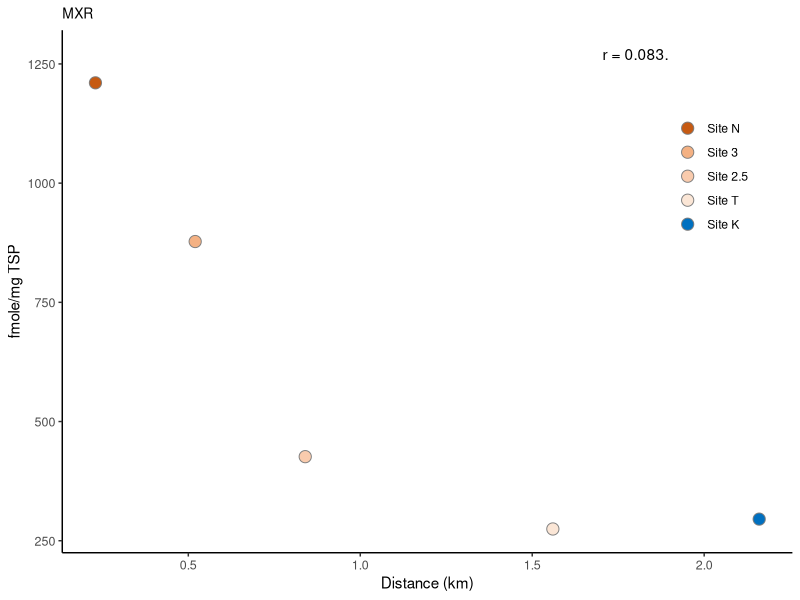
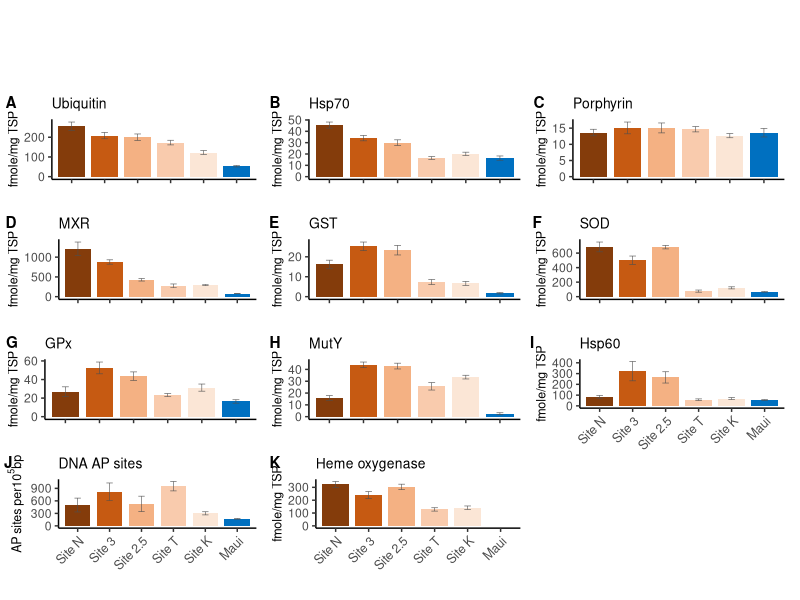
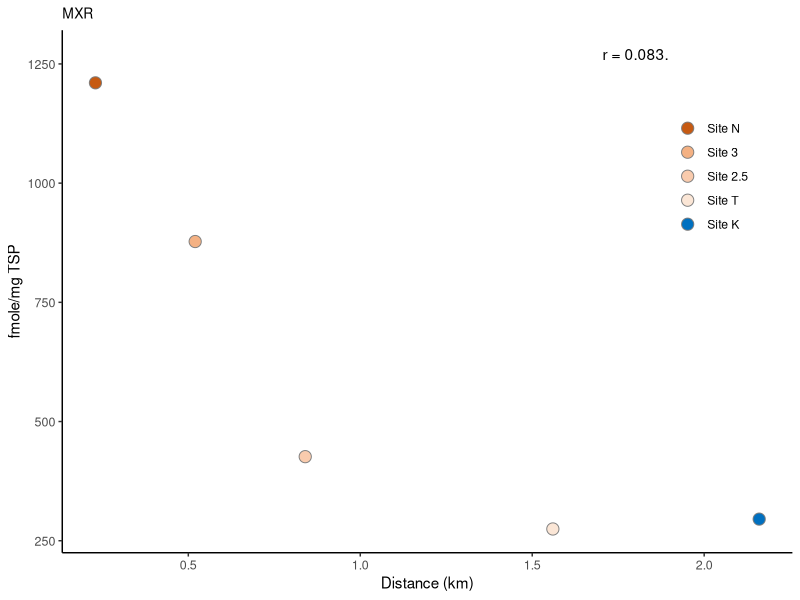
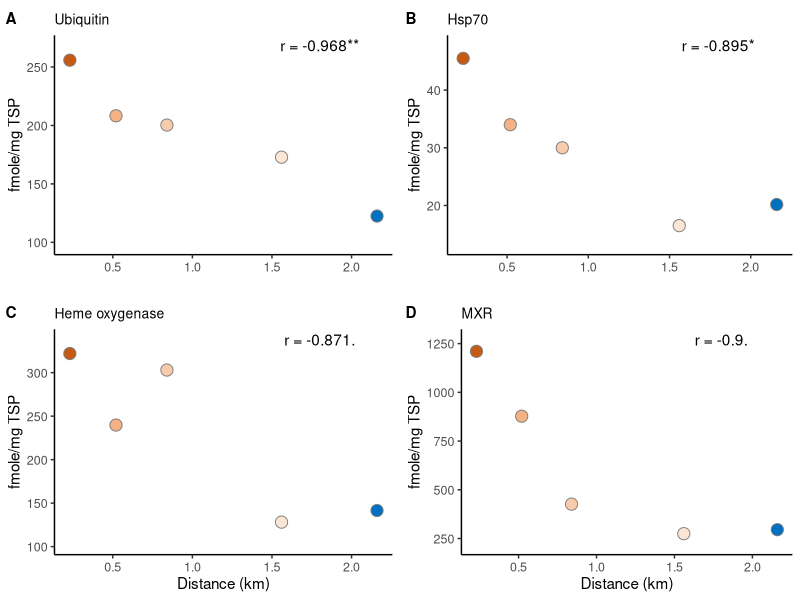

R code for these plots, in order:
library(ggplot2)
library(dplyr)
library(plotrix)
library(cowplot)

#color schemes for site
# N, 3,2.5,K,T, Ref
colors<-c("#843C0B","#C65A12","#F4B183","#F9CBAD","#FBE6D6","#0070C0")

# Biomarker data for Maunalua Bay
biomarkers<-read.csv("Data/biomarkers.csv", fill = T) 

#Biomarker data for Maui
maui<-read.csv("Data/maui_means.csv")

# Create figures for all biomarkers

markers<-colnames(biomarkers)[3:13]
# sort the order by appearance in the manuscript text:
markers<-markers[c(3,4,1,6,7,9,11,8,5,2,10)]

plots<-list()
for (i in 1:11){
    marker<-markers[i]
    df<-biomarkers[,c("Site", marker)]
    colnames(df)[2]<-"amount"
    
    #add maui for now till obtain the data
    df<-rbind(df, c("Maui",0))
    df$amount<-as.numeric(df$amount)
    
    means<-df %>% 
        group_by(Site) %>% # our group
        summarise( # summarise operation by group
            mean = mean(amount, na.rm = T),
            std = sd(amount, na.rm = T),
            SE=std.error(amount, na.rm = T))
    
    #Add maui mean & SE
    if(i!=11) {
        means$mean[1]<-maui$mean[maui$Biomarker==marker]
        means$SE[1]<-maui$SE[maui$Biomarker==marker]
    }
    means$Site<-factor(means$Site, levels=c("SiteN","Site3","Site2","SiteT",'SiteK',"Maui"))
    
    if (i!= 10) unit<-"fmole/mg TSP"
    if (i==10) unit<-expression(paste("AP sites per", 10^5,"bp"))

    if (i==10) marker = "DNA AP sites"
    if (i==11) marker = "Heme oxygenase"
    
    if (i<9){
        plots[[i]]<-ggplot(means, aes(x=Site,y=mean,ymin=mean-SE, ymax=mean+SE, fill=Site))+
            geom_bar(stat = "identity", width=0.8)+
            geom_errorbar(width=.2, color="gray30", linewidth=0.2)+
            xlab("")+ylab(unit)+
            scale_fill_manual(values=colors, guide="none")+
            theme_classic()+
            theme(axis.text.x=element_blank(),axis.title.y = element_text(size=9))+
            ggtitle(marker)+
            theme(plot.title = element_text(size = 10))
    }
    
    if (i>=9){
    plots[[i]]<-ggplot(means, aes(x=Site,y=mean,ymin=mean-SE, ymax=mean+SE, fill=Site))+
        geom_bar(stat = "identity", width=0.8)+
        geom_errorbar(width=.2, color="gray30", linewidth=0.2)+
        xlab("")+ylab(unit)+
        scale_fill_manual(values=colors, guide="none")+
        theme_classic()+
        theme(axis.text.x=element_text(size=9, angle=45, hjust=1), axis.title.y = element_text(size=9))+
        ggtitle(marker)+
        theme(plot.title = element_text(size = 10))+
        scale_x_discrete(labels=c("SiteN"="Site N","Site2"="Site 2.5","SiteT"="Site T","Site3"="Site 3","SiteK"="Site K"))
    }
}



#png(paste0("Output/biomarkers_barcharts_all.png"), height = 7, width = 6.5, res=300, units = "in")
pdf(paste0("Output/biomarkers_barcharts_all.pdf"), height = 7, width = 6.5)
ggdraw()+
    draw_plot(plots[[1]],x=0,   y=0.65,width=0.33,height=0.2)+
    draw_plot(plots[[2]],x=0.33,y=0.65,width=0.33,height=0.2)+
    draw_plot(plots[[3]],x=0.66,y=0.65,width=0.33,height=0.2)+
    draw_plot(plots[[4]],x=0,   y=0.45,width=0.33,height=0.2)+
    draw_plot(plots[[5]],x=0.33,y=0.45,width=0.33,height=0.2)+
    draw_plot(plots[[6]],x=0.66,y=0.45,width=0.33,height=0.2)+
    draw_plot(plots[[7]],x=0,   y=0.25,width=0.33,height=0.2)+
    draw_plot(plots[[8]],x=0.33,y=0.25,width=0.33,height=0.2)+
    draw_plot(plots[[9]],x=0.66,y=0.2,width=0.33,height=0.25)+
    draw_plot(plots[[10]],x=0,  y=0,width=0.33,height=0.25)+
    draw_plot(plots[[11]],x=0.33,y=0,width=0.33,height=0.25)+
draw_plot_label(c("A","B","C","D","E","F","G","H","I","J","K"), 
                c(0,0.33,0.66,0,0.33,0.66,0,0.33,0.66,0,0.33),
                c(0.85,0.85,0.85,0.65,0.65,0.65,0.45,0.45,0.45,0.25,0.25), size = 11)

dev.off()
    

#Stats

pretest<-data.frame(marker=markers)
for (i in 1:11){
    marker<-markers[i]
    df<-biomarkers[,c("Site", marker)]
    colnames(df)[2]<-"amount"
    
    re1<-shapiro.test(df$amount) 
    pretest$shapiro.test[i]<-re1$p.value
    pretest$shapiro_pass[i]<-ifelse(re1$p.value>0.05, "Y", "N")
    re2<-bartlett.test(amount ~ Site, data=df)
    pretest$barlett.test[i]<-re2$p.value
    pretest$barlett_pass[i]<-ifelse(re2$p.value>0.05, "Y", "N")
}


#           marker shapiro.test shapiro_pass barlett.test barlett_pass
#1       Porphyrin 7.825081e-02            Y 4.643598e-01            Y
#2    DNA.AP.sites 8.350118e-02            Y 1.382346e-01            Y
#3       Ubiquitin 4.122826e-01            Y 4.895295e-01            Y
#4           Hsp70 8.111860e-02            Y 3.935800e-01            Y
#5           Hsp60 2.065272e-05            N 2.915311e-06            N
#6             MxR 3.661060e-04            N 1.073331e-05            N
#7             GST 1.929391e-02            N 3.492335e-01            Y
#8            MutY 4.809779e-01            Y 6.508116e-01            Y
#9        Cu.ZnSOD 1.524208e-03            N 2.927210e-03            N
#10 Heme.Oxygenase 1.491656e-01            Y 6.034722e-01            Y
#11            GPx 7.817460e-02            Y 2.082087e-01            Y


# Apply anova with tukey-posthoc for passed biomarkers

markers1<-markers[c(1,2,3,4,8,10,11)]
markers2<-markers[c(5,6,7,9)]

stats1<-data.frame(marker=markers1)
stats_pairwise1<-list()
for (i in 1:7){
    df<-biomarkers[,c("Site", markers1[i])]
    colnames(df)[2]<-"amount"
    df<-df[!is.na(df$amount),]
    anova = aov(amount~Site,df)
    sum<-summary(anova)[[1]]
    
    stats1$anova_pval[i]<-sum$`Pr(>F)`[1]
    
    post<-TukeyHSD(x=anova,'Site', conf.level=0.95)
    stats_pairwise1[[i]]<-post$Site
    names(stats_pairwise1)[i]<-markers1[i]
}
stats1
#           marker   anova_pval
#1      Porphyrin 5.250592e-01
#2   DNA.AP.sites 2.066118e-02
#3      Ubiquitin 5.994201e-05
#4          Hsp70 4.977158e-09
#5           MutY 5.382348e-08
#6 Heme.Oxygenase 1.229648e-07
#7            GPx 8.211623e-04

stats_pairwise1
#$Porphyrin
#                   diff       lwr      upr     p adj
#Site3-Site2  0.002456668 -5.273169 5.278082 1.0000000
#SiteK-Site2 -2.393913668 -7.398811 2.610984 0.6028272
#SiteN-Site2 -1.420683332 -6.696309 3.854942 0.9210280
#SiteT-Site2 -0.411099000 -5.415997 4.593799 0.9990471
#SiteK-Site3 -2.396370336 -7.401268 2.608527 0.6019343
#SiteN-Site3 -1.423140000 -6.698765 3.852485 0.9205766
#SiteT-Site3 -0.413555667 -5.418453 4.591342 0.9990245
#SiteN-SiteK  0.973230336 -4.031667 5.978128 0.9745113
#SiteT-SiteK  1.982814668 -2.735848 6.701477 0.7072025
#SiteT-SiteN  1.009584333 -3.995313 6.014482 0.9709100
#
#$DNA.AP.sites
#               diff        lwr       upr      p adj
#Site3-Site2  291.73250  -360.9803  944.4453 0.66429132
#SiteK-Site2 -227.11475  -846.3325  392.1030 0.79970309
#SiteN-Site2  -27.57125  -680.2840  625.1415 0.99993362
#SiteT-Site2  424.48958  -171.3529 1020.3321 0.24109129
#SiteK-Site3 -518.84725 -1138.0650  100.3705 0.12671898
#SiteN-Site3 -319.30375  -972.0165  333.4090 0.58785386
#SiteT-Site3  132.75708  -463.0854  728.5996 0.95962523
#SiteN-SiteK  199.54350  -419.6742  818.7612 0.86313594
#SiteT-SiteK  651.60433    92.6545 1210.5542 0.01797114
#SiteT-SiteN  452.06083  -143.7817 1047.9034 0.19202317
#
#$Ubiquitin
#               diff         lwr       upr        p adj
#Site3-Site2   7.916667  -62.880560  78.71389 9.972297e-01
#SiteK-Site2 -77.833333 -141.156298 -14.51037 1.098192e-02
#SiteN-Site2  55.500000   -7.822965 118.82296 1.053152e-01
#SiteT-Site2 -27.500000  -90.822965  35.82296 7.033919e-01
#SiteK-Site3 -85.750000 -156.547227 -14.95277 1.242193e-02
#SiteN-Site3  47.583333  -23.213893 118.38056 3.034152e-01
#SiteT-Site3 -35.416667 -106.213893  35.38056 5.856996e-01
#SiteN-SiteK 133.333333   70.010369 196.65630 2.177098e-05
#SiteT-SiteK  50.333333  -12.989631 113.65630 1.655715e-01
#SiteT-SiteN -83.000000 -146.322965 -19.67704 6.228851e-03
#
#$Hsp70
#               diff        lwr        upr        p adj
#Site3-Site2   4.000000  -5.530845  13.530845 7.283886e-01
#SiteK-Site2  -9.833333 -18.357980  -1.308687 1.837921e-02
#SiteN-Site2  15.500000   6.975353  24.024647 1.652346e-04
#SiteT-Site2 -13.500000 -22.024647  -4.975353 8.905669e-04
#SiteK-Site3 -13.833333 -23.364178  -4.302489 2.299002e-03
#SiteN-Site3  11.500000   1.969155  21.030845 1.281905e-02
#SiteT-Site3 -17.500000 -27.030845  -7.969155 1.454236e-04
#SiteN-SiteK  25.333333  16.808687  33.857980 7.866270e-08
#SiteT-SiteK  -3.666667 -12.191313   4.857980 7.105707e-01
#SiteT-SiteN -29.000000 -37.524647 -20.475353 6.561907e-09
#
#$MutY
#                 diff         lwr         upr        p adj
#Site3-Site2   1.166667  -9.5720721  11.9054054 9.975235e-01
#SiteK-Site2  -9.333333 -18.9383533   0.2716866 5.962695e-02
#SiteN-Site2 -27.000000 -36.6050200 -17.3949800 2.097591e-07
#SiteT-Site2 -17.166667 -26.7716866  -7.5616467 2.062423e-04
#SiteK-Site3 -10.500000 -21.2387388   0.2387388 5.743602e-02
#SiteN-Site3 -28.166667 -38.9054054 -17.4279279 6.860021e-07
#SiteT-Site3 -18.333333 -29.0720721  -7.5945946 3.662021e-04
#SiteN-SiteK -17.666667 -27.2716866  -8.0616467 1.421690e-04
#SiteT-SiteK  -7.833333 -17.4383533   1.7716866 1.481376e-01
#SiteT-SiteN   9.833333   0.2283134  19.4383533 4.302629e-02
#
#$Heme.Oxygenase
#                  diff         lwr         upr        p adj
#Site3-Site2  -63.25000 -151.736923   25.236923 2.485954e-01
#SiteK-Site2 -161.50000 -240.645110  -82.354890 3.426190e-05
#SiteN-Site2   19.00000  -60.145110   98.145110 9.521784e-01
#SiteT-Site2 -174.83333 -253.978443  -95.688224 1.067065e-05
#SiteK-Site3  -98.25000 -186.736923   -9.763077 2.452036e-02
#SiteN-Site3   82.25000   -6.236923  170.736923 7.708954e-02
#SiteT-Site3 -111.58333 -200.070256  -23.096411 8.811185e-03
#SiteN-SiteK  180.50000  101.354890  259.645110 6.552324e-06
#SiteT-SiteK  -13.33333  -92.478443   65.811776 9.867492e-01
#SiteT-SiteN -193.83333 -272.978443 -114.688224 2.123782e-06
#
#$GPx
#                  diff       lwr        upr       p adj
#Site3-Site2   8.833333 -10.89156 28.5582290 0.679717199
#SiteK-Site2 -12.333333 -29.97582  5.3091497 0.267929782
#SiteN-Site2 -16.833333 -34.47582  0.8091497 0.066419102
#SiteT-Site2 -20.333333 -37.97582 -2.6908503 0.018502887
#SiteK-Site3 -21.166667 -40.89156 -1.4417710 0.031316779
#SiteN-Site3 -25.666667 -45.39156 -5.9417710 0.006657782
#SiteT-Site3 -29.166667 -48.89156 -9.4417710 0.001892002
#SiteN-SiteK  -4.500000 -22.14248 13.1424830 0.941044529
#SiteT-SiteK  -8.000000 -25.64248  9.6424830 0.669778391
#SiteT-SiteN  -3.500000 -21.14248 14.1424830 0.975774397


# Test correlation with distance

markers<-colnames(biomarkers)[3:13]
cortest<-c(1,1,1,1,2,2,2,2,2,1,1)
correlation<-data.frame(marker=markers)
Markers<-list()
for (i in 1:11){
    marker<-markers[i]
    df<-biomarkers[,c("Site", marker)]
    colnames(df)[2]<-"amount"
    
    means<-df %>% 
        group_by(Site) %>% # our group
        summarise( # summarise operation by group
            mean = mean(amount, na.rm = T),
            std = sd(amount, na.rm = T),
            SE=std.error(amount, na.rm = T))
    means$distance<-c(0.84, 0.52, 2.16, 0.23, 1.56)
    #means$Site<-factor(means$Site, levels=c("Maui","SiteN","Site3","Site2","SiteK",'SiteT'))
    Markers[[i]]<-means
    names(Markers)[i]<-marker
    
    if(cortest[i]==1) test<-'pearson'
    if(cortest[i]==2) test<-"spearman"
    results<-cor.test(means$mean, means$distance, method=test)
    
    correlation$method[i]<-test
    correlation$p.val[i]<-results$p.value
    correlation$coeff[i]<-results$estimate
}
correlation
#           marker   method       p.val       coeff
#1       Porphyrin  pearson 0.388597414 -0.5021825
#2    DNA.AP.sites  pearson 0.735487472 -0.2092857
#3       Ubiquitin  pearson 0.006942922 -0.9676741*
#4           Hsp70  pearson 0.040054028 -0.8952459*
#5           Hsp60 spearman 0.350000000 -0.6000000
#6             MxR spearman 0.083333333 -0.9000000.
#7             GST spearman 0.233333333 -0.7000000
#8            MutY spearman 0.950000000  0.1000000
#9        Cu.ZnSOD spearman 0.133333333 -0.8000000
#10 Heme.Oxygenase  pearson 0.054634439 -0.8708322.
#11            GPx  pearson 0.533818911 -0.3751319


# Create correlation plot for significant marker
corrs<-correlation[correlation$p.val<0.1,]
corrs<-corrs[order(corrs$p.val),]
corplots<-list()
for (i in 1:nrow(corrs)){
    marker<-corrs$marker[i]
    df<-Markers[[marker]]
    df$Site<-factor(df$Site,levels=c("SiteN","Site3","Site2","SiteT",'SiteK'))
    
    ymax<-max(df$mean)*1.05
    ymin<-min(df$mean)*0.8
    pval<-round(corrs$p.val[i], digits = 3)
    r=round(corrs$coeff[i], digits=3)
    if(pval<0.05&pval>0.01) star="*"
    if(pval<0.01) star="**"
    if (pval>0.05) star="."
    if (i<3) xlab=""
    if (i>2) xlab="Distance (km)"
    if (i==3) marker="Heme oxygenase"
    
    
    corplots[[i]]<-ggplot(df, aes(x=distance, y=mean, fill=Site))+
        geom_point(size=3.8, shape=21, color="gray50")+
        theme_classic()+xlab(xlab)+
        ylab('fmole/mg TSP')+
        ylim(ymin,ymax)+
        ggtitle(marker)+theme(plot.title = element_text(size = 10))+
        scale_fill_manual(values=colors[2:6], guide="none")+
        theme(axis.text=element_text(size=9))+
        annotate("text", x=1.8, y=ymax, label=paste0("r = ", r,star))
        #geom_smooth(method="lm", se=FALSE,color="gray", linewidth=0.5, linetype=2)
    
}

ggplot(df, aes(x=distance, y=mean, fill=Site))+
    geom_point(size=3.8, shape=21, color="gray50")+
    theme_classic()+xlab(xlab)+
    ylab('fmole/mg TSP')+
    ggtitle(marker)+theme(plot.title = element_text(size = 10))+
    scale_fill_manual(values=colors[2:6], labels=c("Site N","Site 3","Site 2.5","Site T",'Site K'))+
    theme(axis.text=element_text(size=9))+
    annotate("text", x=1.8, y=ymax, label=paste0("r = ", pval,star))+
    theme(legend.title=element_blank(),
        legend.position = c(.95, .85),
        legend.justification = c("right", "top")
     )
ggsave("Output/corplot_legend.png", width = 5, height = 4, dpi=300)

#png(paste0("Output/biomarkers_correlation_plots.png"), height = 5, width = 7, res=300, units = "in")
pdf(paste0("Output/biomarkers_correlation_plots2.pdf"), height = 5, width = 7)

ggdraw()+
    draw_plot(corplots[[1]],x=0,y=0.5,width=0.5,height=0.49)+
    draw_plot(corplots[[2]],x=0.5,y=0.5,width=0.5,height=0.49)+
    draw_plot(corplots[[3]],x=0,y=0,width=0.5,height=0.5)+
    draw_plot(corplots[[4]],x=0.5, y=0,width=0.5,height=0.5)+
    draw_plot_label(c("A","B","C","D"), 
                    c(0,0.5,0,0.5),
                    c(0.99,0.99,0.5,0.5), size = 11)
dev.off()

